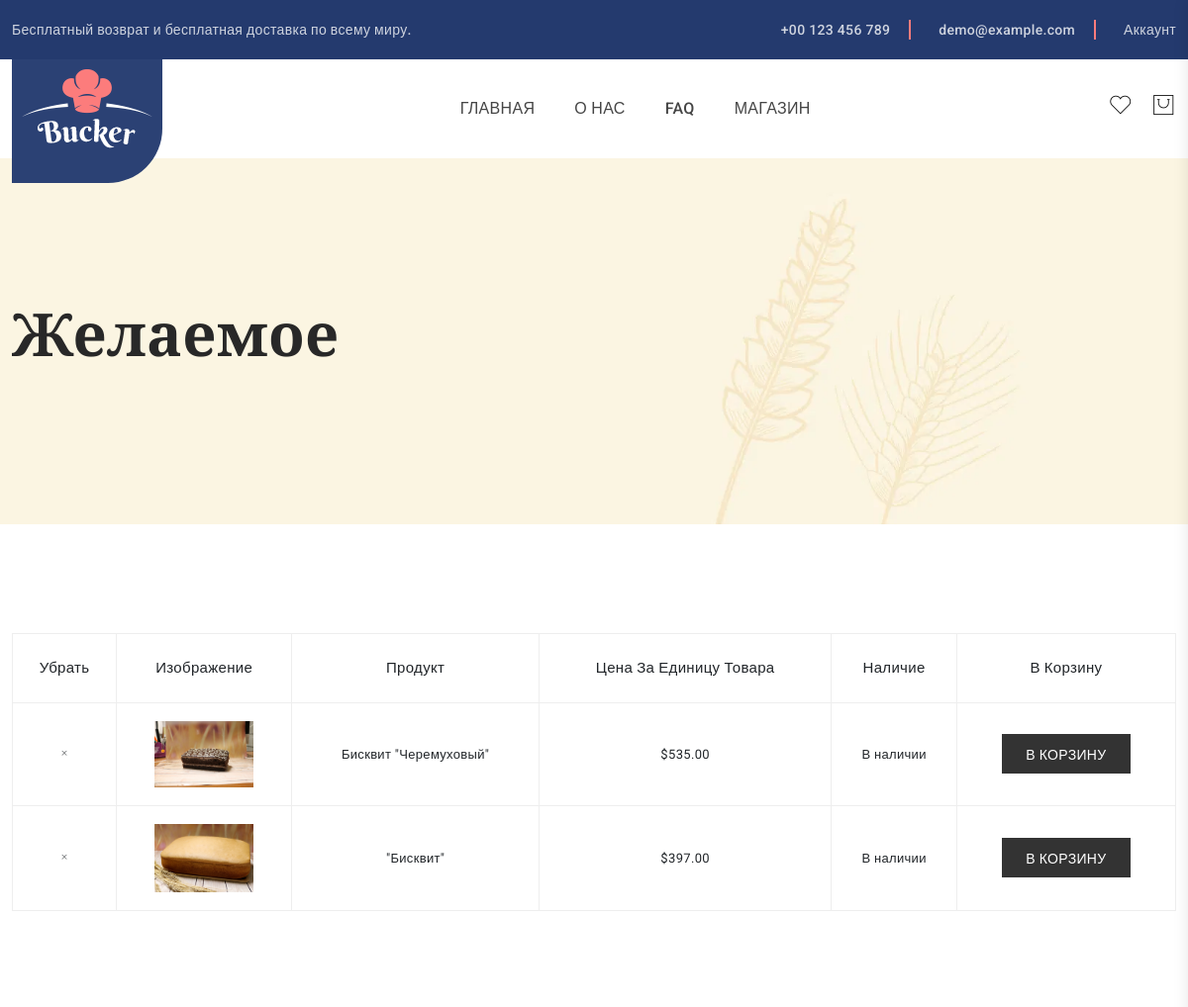
/wishlist/ (signed in, upper part), run on an earlier commit of the app's database.
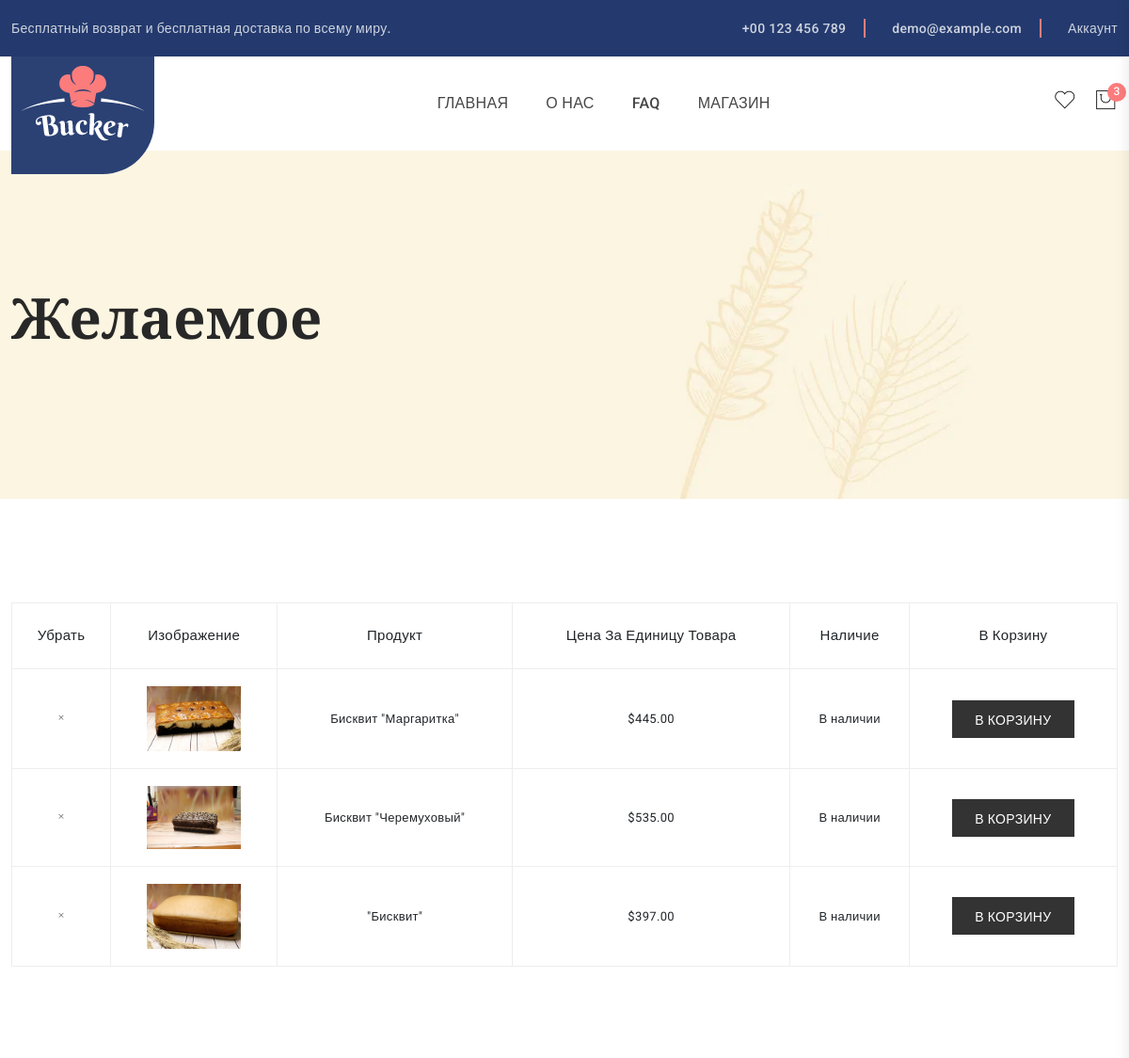
And on a later commit of the database.
### myapp/models.py (models this page shows, shortened)
class WishlistItem(models.Model):
    user = models.ForeignKey(User, on_delete=models.CASCADE, related_name='wishlist')
    product = models.ForeignKey(Product, on_delete=models.CASCADE)
    class Meta:
        unique_together = ('user', 'product')

class Product(models.Model):
    name = models.CharField(max_length=255)
    description = models.TextField(blank=True)
    price = models.DecimalField(max_digits=8, decimal_places=2)
    image = models.ImageField(upload_to='products/')
    date_of_creation = models.DateTimeField(auto_now_add=True)
    in_stock = models.BooleanField(default=True)

### myapp/views.py (the view)
# urls.py: path('wishlist/', views.wishlist, name='wishlist'),
@login_required
def wishlist(request):
    items = WishlistItem.objects.filter(user=request.user).select_related('product')
    return render(request, 'myapp/wishlist.html', {
        'wishlist_items': items
    })

### myapp/context_processors.py (called while the page is built)
def get_or_create_cart(user):
    cart, created = Cart.objects.get_or_create(user=user)
    return cart

def mini_cart(request):
    if request.user.is_authenticated:
        cart = get_or_create_cart(request.user)
        items = cart.cart_detatils.select_related('product')
        total = sum(item.total_price for item in items)
        total_count = sum(item.quantity for item in items)
        return {
            'mini_cart_items': items,
            'mini_cart_total': total,
            'mini_cart_count': total_count
        }
    return {
        'mini_cart_items': [],
        'mini_cart_total': 0
    }

### myapp/models.py (called while the page is built)
    @property
    def total_price(self):
        return self.product.price * self.quantity

### myapp/templates/myapp/wishlist.html (shortened to what this page needs)
{% extends "template/base.html" %}
{% load static %}
{% block content %}
{% include 'template/header.html' %}
<div class="breadcrumbs_aree breadcrumbs_bg mb-110" data-bgimg="{% static 'img/others/breadcrumbs-bg.png'%}">
    <div class="container">
        <div class="row">
            <div class="col-12">
                <div class="breadcrumbs_text"><h1>Желаемое</h1></div>
            </div>
        </div>
    </div>
</div>
<div class="wishlist-area">
    <div class="container">
        <div class="row">
            <div class="col-12">
                <div class="table-content table-responsive">
                    <table class="table">
                        <thead>
                            <tr>
                                <th class="product_remove">Убрать</th>
                                <th class="product-thumbnail">Изображение</th>
                                <th class="cart-product-name">Продукт</th>
                                <th class="product-price">Цена за единицу товара</th>
                                <th class="product-stock-status">Наличие</th>
                                <th class="cart_btn">В корзину</th>
                            </tr>
                        </thead>
                        <tbody>
                            {% for item in wishlist_items %}
                            <tr>
                                <td>
                                    <a href="{% url 'wishlist_remove' item.product.id %}">
                                        <i class="pe-7s-close"></i>
                                    </a>
                                </td>
                                <td>
                                    <a href="{% url 'product' product.id %}">
                                        <img src="{{ item.product.image.url }}" width="100px" height="100px" alt="{{ item.product.name }}">
                                    </a>
                                </td>
                                <td>{{ item.product.name }}</td>
                                <td>${{ item.product.price }}</td>
                                <td>
                                    {% if item.product.in_stock %}
                                        <span class="in-stock">В наличии</span>
                                    {% else %}
                                        <span class="text-danger">Нет в наличии</span>
                                    {% endif %}
                                </td>
                                <td class="cart_btn">
                                    <a href="">В корзину</a>
                                </td>
                            </tr>
                            {% empty %}
                            <tr>
                                <td colspan="6" class="text-center">Список желаемого пуст</td>
                            </tr>
                            {% endfor %}
                        </tbody>
                    </table>
                </div>
            </div>
        </div>
    </div>
</div>
{% endblock %}

What changed in the data, as far as the page shows it:
added WishlistItem: product.image (picture), product.name "Бисквит \"Маргаритка\"", product.price "445.00", shows "В наличии"
Also different on the page:
{{ mini_cart_count }}: (not shown) → "3"
